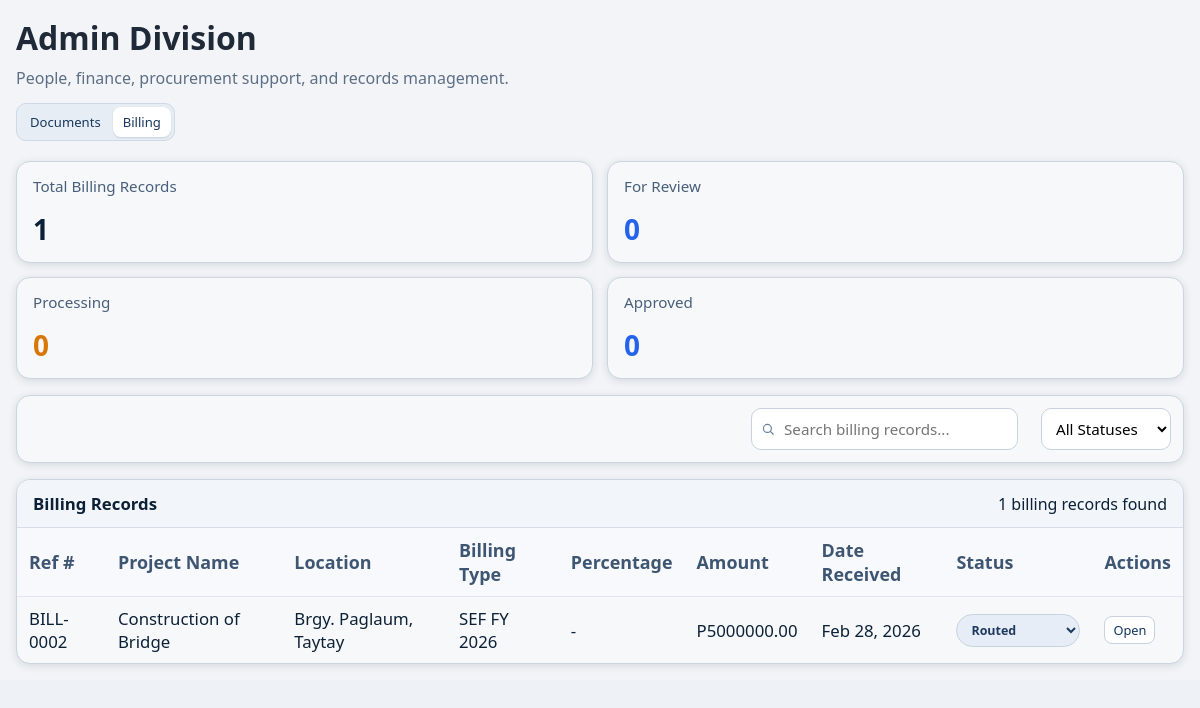
The page /admin-division/dashboard/?tab=billing (signed in) on the database its author committed.
### main/models.py (models this page shows, shortened)
class Document(models.Model):
    slip_ref_no = models.CharField(max_length=80, blank=True)
    TYPE_SITE_INSTRUCTION = "site_instruction"
    TYPE_NCR = "ncr"
    TYPE_DED_PACKAGE = "ded_package"
    TYPE_BILLING_PACKET = "billing_packet"
    TYPE_WORK_ORDER = "work_order"
    TYPE_REPORT = "report"
    TYPE_CONTRACT = "contract"
    TYPE_OTHER = "other"
    TYPE_CHOICES = [
        (TYPE_SITE_INSTRUCTION, "Site Instruction"),
        (TYPE_NCR, "NCR"),
        (TYPE_DED_PACKAGE, "DED Package"),
        (TYPE_BILLING_PACKET, "Billing Packet"),
        (TYPE_WORK_ORDER, "Work Order"),
        (TYPE_REPORT, "Report"),
        (TYPE_CONTRACT, "Contract"),
        (TYPE_OTHER, "Other"),
    ]
    DIV_ADMIN = "admin"
    DIV_PLANNING = "planning"
    DIV_CONSTRUCTION = "construction"
    DIV_QUALITY = "quality"
    DIV_MAINTENANCE = "maintenance"
    DIVISION_CHOICES = [
        (DIV_ADMIN, "Admin Division"),
        (DIV_PLANNING, "Planning Division"),
        (DIV_CONSTRUCTION, "Construction Division"),
        (DIV_QUALITY, "Quality Division"),
        (DIV_MAINTENANCE, "Maintenance Division"),
    ]
    STATUS_DRAFT = "draft"
    STATUS_FOR_REVIEW = "for_review"
    STATUS_ROUTED = "routed"
    STATUS_PROCESSING = "processing"
    STATUS_APPROVED = "approved"
    STATUS_OPEN = "open"
    STATUS_CLOSED = "closed"
    STATUS_CHOICES = [
        (STATUS_DRAFT, "Draft"),
        (STATUS_FOR_REVIEW, "For Review"),
        (STATUS_ROUTED, "Routed"),
        (STATUS_PROCESSING, "Processing"),
        (STATUS_APPROVED, "Approved"),
        (STATUS_OPEN, "Open"),
        (STATUS_CLOSED, "Closed"),
    ]
    document_name = models.CharField(max_length=255)
    location = models.CharField(max_length=255, blank=True)
    doc_type = models.CharField(max_length=20, choices=TYPE_CHOICES, default=TYPE_OTHER)
    division = models.CharField(max_length=20, choices=DIVISION_CHOICES, default=DIV_ADMIN)
    project = models.ForeignKey(
        "PlanningProject",
        on_delete=models.SET_NULL,
        null=True,
        blank=True,
        related_name="documents",
    )
    status = models.CharField(max_length=20, choices=STATUS_CHOICES, default=STATUS_DRAFT)
    description = models.TextField(blank=True)
    date_received_by_peo = models.DateField(null=True, blank=True)
    date_released_to_admin = models.DateField(null=True, blank=True)
    date_received_from_admin = models.DateField(null=True, blank=True)
    date_released_to_accounting = models.DateField(null=True, blank=True)
    billing_type = models.CharField(max_length=120, blank=True)
    contractor_name = models.CharField(max_length=255, blank=True)
    percentage = models.DecimalField(max_digits=5, decimal_places=2, null=True, blank=True)
    contract_amount = models.DecimalField(max_digits=12, decimal_places=2, null=True, blank=True)
    revised_contract_amount = models.DecimalField(max_digits=12, decimal_places=2, null=True, blank=True)
    period_covered = models.CharField(max_length=120, blank=True)
    date_started = models.DateField(null=True, blank=True)
    completion_date = models.DateField(null=True, blank=True)
    created_by = models.ForeignKey(
        settings.AUTH_USER_MODEL,
        on_delete=models.SET_NULL,
        null=True,
        blank=True,
        related_name="documents_created",
    )
    created_at = models.DateTimeField(auto_now_add=True)
    class Meta:
        ordering = ["-created_at"]

### main/views.py (the view, shortened to what this page needs)
# urls.py: path("admin-division/dashboard/", views.admin_div_dashboard, name="admin_div_dashboard"),
@login_required
@xframe_options_sameorigin
def admin_div_dashboard(request):
    active_tab = request.GET.get("tab", "documents")
    open_create_modal = request.GET.get("new_document") == "1"
    if active_tab not in {"documents", "billing"}:
        active_tab = "documents"
    if not _table_exists(Document):
        context = _admin_fallback_context(active_tab=active_tab)
        return render(request, "Admin/admin_div.html", context)
    form = DocumentForm()
    show_modal = False
    editing_document = None
    edit_document_id = request.GET.get("edit_document")
    if active_tab == "documents" and edit_document_id:
        editing_document = Document.objects.filter(id=edit_document_id).first()
        if editing_document:
            form = DocumentForm(instance=editing_document)
            show_modal = True
    elif active_tab == "documents" and open_create_modal:
        show_modal = True
    search = request.GET.get("q", "").strip()
    division = request.GET.get("division", "").strip()
    status = request.GET.get("status", "").strip()
    documents_qs = Document.objects.all()
    documents_filtered = documents_qs
    if division:
        documents_filtered = documents_filtered.filter(division=division)
    if status:
        documents_filtered = documents_filtered.filter(status=status)
    billing_qs = documents_qs
    if status:
        billing_qs = billing_qs.filter(status=status)
    if active_tab == "billing":
        paginator = Paginator(billing_qs, 8)
    else:
        paginator = Paginator(documents_filtered, 8)
    page_obj = paginator.get_page(request.GET.get("page"))
    reports_map = {}
    if _table_exists(ConstructionStatusReport):
        project_names = {
            ((doc.project.project_title if doc.project else doc.document_name) or "").strip()
            for doc in page_obj.object_list
            if doc.doc_type == Document.TYPE_CONTRACT
        }
        project_names = {name for name in project_names if name}
    for doc in page_obj.object_list:
        contractor_name = (doc.contractor_name or "").strip()
        if contractor_name:
            doc.contractor_display = contractor_name
            continue
        doc.contractor_display = "-"
        if doc.doc_type == Document.TYPE_CONTRACT:
            lookup_title = ((doc.project.project_title if doc.project else doc.document_name) or "").strip().lower()
            if lookup_title:
                doc.contractor_display = reports_map.get(lookup_title, "-")
    billing_base = Document.objects.all()
    context = {
        "active_tab": active_tab,
        "form": form,
        "show_modal": show_modal,
        "editing_document": editing_document,
        "documents": page_obj.object_list if active_tab == "documents" else documents_filtered[:0],
        "billing_records": page_obj.object_list if active_tab == "billing" else billing_qs[:0],
        "page_obj": page_obj,
        "search": search,
        "selected_division": division,
        "selected_status": status,
        "division_choices": Document.DIVISION_CHOICES,
        "status_choices": Document.STATUS_CHOICES,
        "total_documents": Document.objects.count(),
        "for_review_count": Document.objects.filter(status=Document.STATUS_FOR_REVIEW).count(),
        "processing_count": Document.objects.filter(status=Document.STATUS_PROCESSING).count(),
        "open_issues_count": Document.objects.filter(status=Document.STATUS_OPEN).count(),
        "total_billing_records": billing_base.count(),
        "billing_for_review_count": billing_base.filter(status=Document.STATUS_FOR_REVIEW).count(),
        "billing_processing_count": billing_base.filter(status=Document.STATUS_PROCESSING).count(),
        "billing_approved_count": billing_base.filter(status=Document.STATUS_APPROVED).count(),
    }
    return render(request, "Admin/admin_div.html", context)

### main/views.py (called while the page is built)
def _table_exists(model):
    table_name = model._meta.db_table
    try:
        return table_name in connection.introspection.table_names()
    except Exception:
        return False

### main/templates/Admin/admin_div.html (shortened to what this page needs)
{% load static %}
<!DOCTYPE html>
<html lang="en">
<head>
    <link rel="stylesheet" href="{% static 'CSS/styles.css' %}">
</head>
<body{% if request.GET.embedded %} class="embedded-maintenance-view"{% endif %}>
    <div class="app-shell">
        <div class="workspace">
            <main class="page">
                <h2>Admin Division</h2>
                <p class="page-sub">People, finance, procurement support, and records management.</p>
                <div class="division-tabs" aria-label="Admin Division Tabs">
                    <a class="division-tab {% if active_tab == 'documents' %}active{% endif %}" href="?tab=documents">Documents</a>
                    <a class="division-tab {% if active_tab == 'billing' %}active{% endif %}" href="?tab=billing">Billing</a>
                </div>
                <section class="metrics">
                    {% if active_tab == 'billing' %}
                    <article class="metric-card">
                        <h3>Total Billing Records</h3>
                        <strong>{{ total_billing_records }}</strong>
                    </article>
                    <article class="metric-card">
                        <h3>For Review</h3>
                        <strong class="blue">{{ billing_for_review_count }}</strong>
                    </article>
                    <article class="metric-card">
                        <h3>Processing</h3>
                        <strong class="orange">{{ billing_processing_count }}</strong>
                    </article>
                    <article class="metric-card">
                        <h3>Approved</h3>
                        <strong class="blue">{{ billing_approved_count }}</strong>
                    </article>
                    {% endif %}
                </section>
                <section class="toolbar">
                    <form method="get" id="docFilterForm">
                        <label class="search-wrap">
                            <input class="input" type="text" name="q" value="{{ search }}" placeholder="{% if active_tab == 'billing' %}Search billing records...{% else %}Search documents...{% endif %}">
                        </label>
                        <select class="select" name="status">
                            <option value="">All Statuses</option>
                        </select>
                    </form>
                </section>
                <section class="register">
                    <div class="register-head">
                        <h3>{% if active_tab == 'billing' %}Billing Records{% else %}Document Register{% endif %}</h3>
                        <span>{{ page_obj.paginator.count }} {% if active_tab == 'billing' %}billing records{% else %}documents{% endif %} found</span>
                    </div>
                    <table>
                        {% if active_tab == 'billing' %}
                        <thead>
                            <tr>
                                <th>Ref #</th>
                                <th>Project Name</th>
                                <th>Location</th>
                                <th>Billing Type</th>
                                <th>Percentage</th>
                                <th>Amount</th>
                                <th>Date Received</th>
                                <th>Status</th>
                                <th>Actions</th>
                            </tr>
                        </thead>
                        <tbody>
                            {% for doc in billing_records %}
                            <tr>
                                <td>BILL-{{ doc.id|stringformat:"04d" }}</td>
                                <td>{{ doc.document_name }}</td>
                                <td>{{ doc.location|default:"-" }}</td>
                                <td>{{ doc.billing_type|default:"-" }}</td>
                                <td>{% if doc.percentage %}{{ doc.percentage }}%{% else %}-{% endif %}</td>
                                <td>
                                    {% if doc.revised_contract_amount %}
                                        P{{ doc.revised_contract_amount }}
                                    {% elif doc.contract_amount %}
                                        P{{ doc.contract_amount }}
                                    {% else %}
                                        -
                                    {% endif %}
                                </td>
                                <td>{% if doc.date_received_by_peo %}{{ doc.date_received_by_peo|date:"M d, Y" }}{% else %}-{% endif %}</td>
                                <td>
                                    <form method="post" class="status-inline-form">
                                        <select name="status" class="status-inline-select" aria-label="Change status for {{ doc.document_name }}" onchange="this.form.submit()">
                                            {% for value, label in status_choices %}
                                            <option value="{{ value }}" {% if doc.status == value %}selected{% endif %}>{{ label }}</option>
                                            {% endfor %}
                                        </select>
                                    </form>
                                </td>
                                <td>
                                    <a class="action-link" href="{% url 'admin_div_dashboard' %}?tab=documents&edit_document={{ doc.id }}">Open</a>
                                </td>
                            </tr>
                            {% empty %}
                            <tr>
                                <td colspan="9">No billing records found.</td>
                            </tr>
                            {% endfor %}
                        </tbody>
                        {% endif %}
                    </table>
                </section>
            </main>
        </div>
    </div>
</body>
</html>

### rows shown on the page
Document: id "0002", document_name "Construction of Bridge", location "Brgy. Paglaum, Taytay", billing_type "SEF FY 2026", revised_contract_amount "5000000.00", date_received_by_peo "Feb 28, 2026", status "Routed"

### other values the page prints
{{ total_billing_records }} "1"
{{ billing_for_review_count }} "0"
{{ billing_processing_count }} "0"
{{ billing_approved_count }} "0"
{{ page_obj.paginator.count }} "1"
